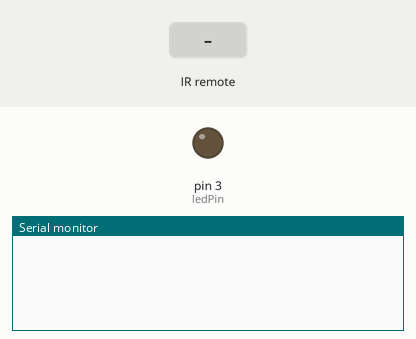
A sketch run on a simulated Arduino Uno, built with avr-gcc and run on an emulated ATmega328P. Shown: output pins drawn as LEDs (lit = HIGH), the last lines printed to the serial monitor. Inputs (shaded band) come from the test bench.

Above: at 1.2 s.
1.3 s: infrared code 0x748BBF40 received
At 2.3 s:
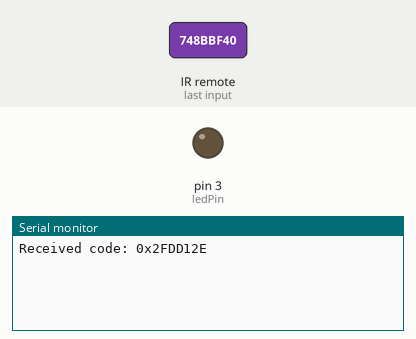
2.8 s: infrared code 0x738CBF40 received
At 3.5 s:
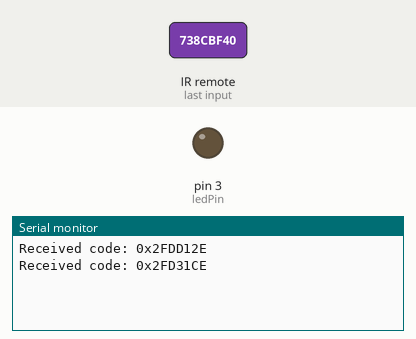

The sketch:

IRsensor.ino
```cpp
#include <IRremote.h>

const int recv_pin = 11;  // IR Receiver pin
const int ledPin = 3;     // LED connected to digital pin 3

// Actual remote button codes (from your serial monitor)
unsigned long fanOffCode = 0x748BBF40;  // FAN OFF
unsigned long fanOnCode = 0x738CBF40;   // FAN ON

void setup() {
  Serial.begin(9600);
  IrReceiver.begin(recv_pin, ENABLE_LED_FEEDBACK);
  pinMode(ledPin, OUTPUT);
}

void loop() {
  if (IrReceiver.decode()) {
    unsigned long receivedCode = IrReceiver.decodedIRData.decodedRawData;
    Serial.print("Received code: 0x");
    Serial.println(receivedCode, HEX);

    if (receivedCode == fanOnCode) {
      Serial.println("FAN ON Button Pressed → LED ON");
      digitalWrite(ledPin, HIGH);
    }
    else if (receivedCode == fanOffCode) {
      Serial.println("FAN OFF Button Pressed → LED OFF");
      digitalWrite(ledPin, LOW);
    }

    IrReceiver.resume();
  }
}
```

Measured:
- after the input at 1.3 s, the serial monitor: prints a new line at once (image 1)
- after the input at 2.8 s, the serial monitor: prints a new line at once (image 2)
